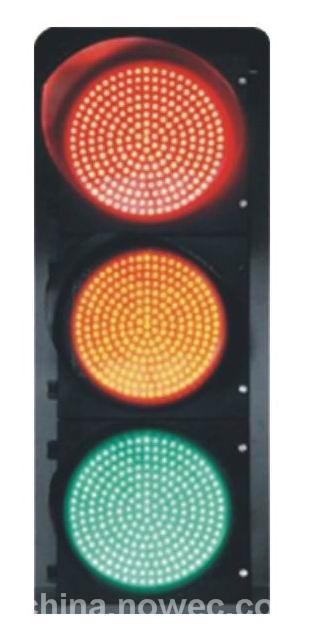
#> input picture traffic lighgt/light.jpg, 311 x 640 px
$ jupyter execute '过滤HSV空间的阈值.ipynb'
#> lines starting #> are read from the running program, lines starting #| are printed output that depends on the picture; after the words box and inside, x2 and y2 are one past the last pixel; in counts of white or black regions, pixels touching at a corner belong together
[cell 1]
import cv2
import numpy as np
image = cv2.imread('light.jpg') # 根据路径读取一张图片
#> image is the input picture: shape (640, 311, 3); mean B, G, R 135.5, 144.5, 156.6
cv2.imshow("BGR", image) # 显示图片

hsv_low = np.array([15, 160, 220])
hsv_high = np.array([45, 255, 255])

# 下面几个函数，写得有点冗余

def h_low(value):
    hsv_low[0] = value

def h_high(value):
    hsv_high[0] = value

def s_low(value):
    hsv_low[1] = value

def s_high(value):
    hsv_high[1] = value

def v_low(value):
    hsv_low[2] = value

def v_high(value):
    hsv_high[2] = value

cv2.namedWindow('image')
cv2.createTrackbar('H low', 'image', 0, 255, h_low)
cv2.createTrackbar('H high', 'image', 0, 255, h_high)
cv2.createTrackbar('S low', 'image', 0, 255, s_low)
cv2.createTrackbar('S high', 'image', 0, 255, s_high)
cv2.createTrackbar('V low', 'image', 0, 255, v_low)
cv2.createTrackbar('V high', 'image', 0, 255, v_high)

while True:
    dst = cv2.cvtColor(image, cv2.COLOR_BGR2HSV) # BGR转HSV
#> dst: shape (640, 311, 3); mean H, S, V 54.6, 69.5, 168.3
    dst = cv2.inRange(dst, hsv_low, hsv_high) # 通过HSV的高低阈值，提取图像部分区域
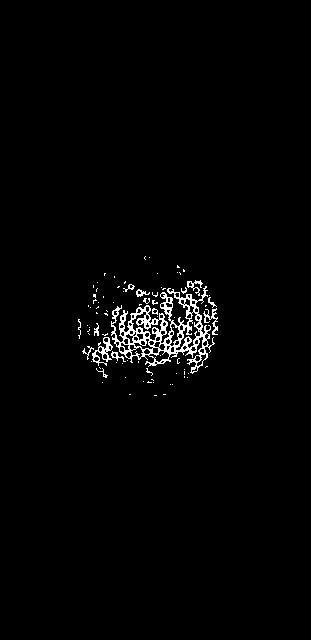
#> dst: shape (640, 311); 1.8% white in thin lines or dots, all inside (x1, y1, x2, y2) = (78, 256, 218, 396)
    cv2.imshow('dst', dst)
    if cv2.waitKey(1) & 0xFF == ord('q'):
#> (key q is pressed here)
        break
cv2.destroyAllWindows()
